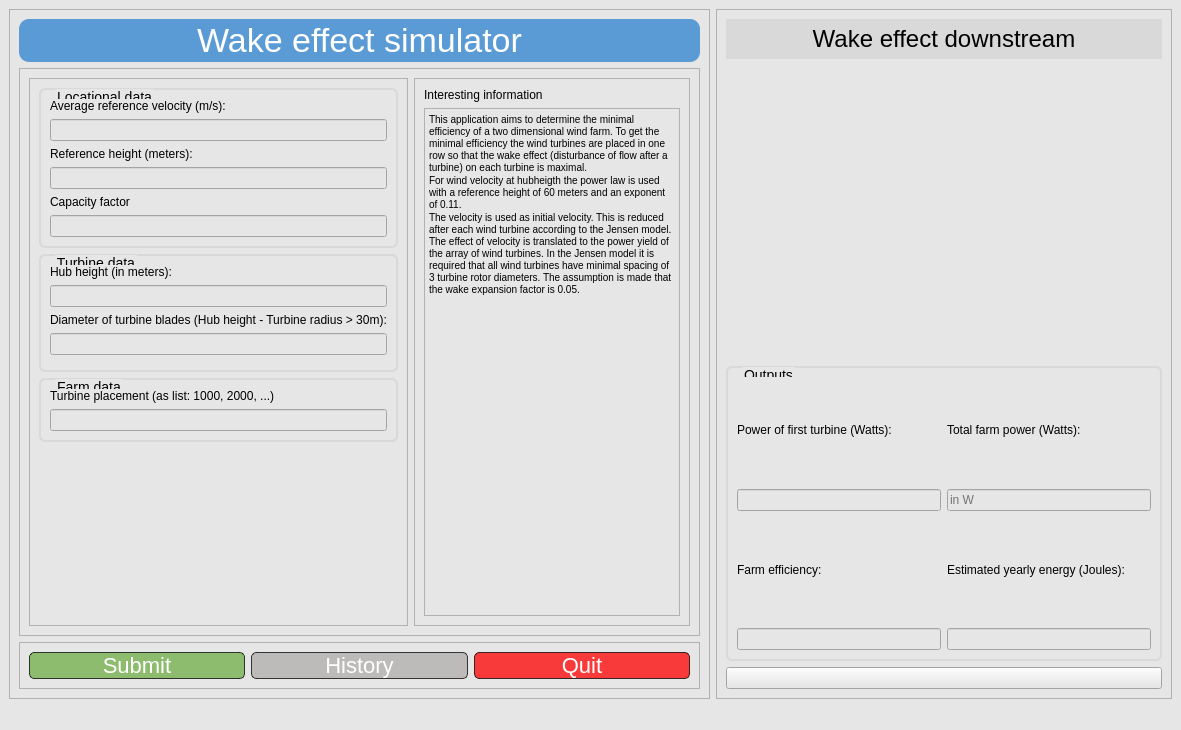
<?xml version="1.0" encoding="UTF-8"?>
<ui version="4.0">
 <class>MainWindow</class>
 <widget class="QMainWindow" name="MainWindow">
  <property name="geometry">
   <rect>
    <x>0</x>
    <y>0</y>
    <width>1181</width>
    <height>730</height>
   </rect>
  </property>
  <property name="windowTitle">
   <string>MainWindow</string>
  </property>
  <property name="styleSheet">
   <string notr="true">background-color: rgb(231, 230, 230);
border-color: rgb(0, 0, 0);</string>
  </property>
  <widget class="QWidget" name="centralwidget">
   <layout class="QHBoxLayout" name="horizontalLayout">
    <item>
     <widget class="QFrame" name="frame">
      <property name="styleSheet">
       <string notr="true">width: 50%;</string>
      </property>
      <property name="frameShape">
       <enum>QFrame::StyledPanel</enum>
      </property>
      <property name="frameShadow">
       <enum>QFrame::Raised</enum>
      </property>
      <layout class="QVBoxLayout" name="verticalLayout">
       <item>
        <widget class="QLabel" name="label">
         <property name="enabled">
          <bool>true</bool>
         </property>
         <property name="maximumSize">
          <size>
           <width>16777215</width>
           <height>60</height>
          </size>
         </property>
         <property name="font">
          <font>
           <family>Leelawadee UI</family>
           <pointsize>-1</pointsize>
           <weight>50</weight>
           <italic>false</italic>
           <bold>false</bold>
          </font>
         </property>
         <property name="cursor">
          <cursorShape>ArrowCursor</cursorShape>
         </property>
         <property name="styleSheet">
          <string notr="true">background-color: rgb(91, 155, 213);
color: rgb(255, 255, 255);
border-radius: 10px;
font: 34px;
padding: 2px;

</string>
         </property>
         <property name="text">
          <string>Wake effect simulator</string>
         </property>
         <property name="alignment">
          <set>Qt::AlignCenter</set>
         </property>
        </widget>
       </item>
       <item>
        <widget class="QFrame" name="frame_4">
         <property name="frameShape">
          <enum>QFrame::StyledPanel</enum>
         </property>
         <property name="frameShadow">
          <enum>QFrame::Raised</enum>
         </property>
         <layout class="QHBoxLayout" name="horizontalLayout_3">
          <item>
           <widget class="QFrame" name="frame_6">
            <property name="minimumSize">
             <size>
              <width>0</width>
              <height>0</height>
             </size>
            </property>
            <property name="maximumSize">
             <size>
              <width>16777215</width>
              <height>16777215</height>
             </size>
            </property>
            <property name="frameShape">
             <enum>QFrame::StyledPanel</enum>
            </property>
            <property name="frameShadow">
             <enum>QFrame::Raised</enum>
            </property>
            <layout class="QVBoxLayout" name="verticalLayout_2">
             <item>
              <widget class="QGroupBox" name="groupBox">
               <property name="styleSheet">
                <string notr="true">QGroupBox {
	border: 2px solid  rgb(217, 217, 217);
	border-radius: 6px;
	background: rgba(0, 0, 0, 0);
	margin: 0.5em;
	font: 14px Leelawadee UI;
}

QGroupBox::title {
	subcontrol-origin: margin;
	top: 1px;
    left: 16px;
	color: rgb(0, 0, 0);
}</string>
               </property>
               <property name="title">
                <string>Locational data</string>
               </property>
               <layout class="QVBoxLayout" name="verticalLayout_5">
                <item>
                 <widget class="QLabel" name="label_2">
                  <property name="maximumSize">
                   <size>
                    <width>16777215</width>
                    <height>20</height>
                   </size>
                  </property>
                  <property name="styleSheet">
                   <string notr="true">font: 12px Leelawadee UI;</string>
                  </property>
                  <property name="text">
                   <string>Average reference velocity (m/s):</string>
                  </property>
                 </widget>
                </item>
                <item>
                 <widget class="QLineEdit" name="v_ref"/>
                </item>
                <item>
                 <widget class="QLabel" name="label_7">
                  <property name="text">
                   <string>Reference height (meters):</string>
                  </property>
                 </widget>
                </item>
                <item>
                 <widget class="QLineEdit" name="h_ref"/>
                </item>
                <item>
                 <widget class="QLabel" name="label_13">
                  <property name="text">
                   <string>Capacity factor</string>
                  </property>
                 </widget>
                </item>
                <item>
                 <widget class="QLineEdit" name="C_f"/>
                </item>
               </layout>
              </widget>
             </item>
             <item>
              <widget class="QGroupBox" name="groupBox_2">
               <property name="styleSheet">
                <string notr="true">QGroupBox {
	border: 2px solid  rgb(217, 217, 217);
	border-radius: 6px;
	background: rgba(0, 0, 0, 0);
	margin: 0.5em;
	font: 14px Leelawadee UI;
}

QGroupBox::title {
	subcontrol-origin: margin;
	top: 1px;
    left: 16px;
	color: rgb(0, 0, 0);
}</string>
               </property>
               <property name="title">
                <string>Turbine data</string>
               </property>
               <layout class="QVBoxLayout" name="verticalLayout_6">
                <item>
                 <widget class="QLabel" name="label_4">
                  <property name="styleSheet">
                   <string notr="true">font: 12px Leelawadee UI;
</string>
                  </property>
                  <property name="text">
                   <string>Hub height (in meters):</string>
                  </property>
                 </widget>
                </item>
                <item>
                 <widget class="QLineEdit" name="hub_height"/>
                </item>
                <item>
                 <widget class="QLabel" name="label_6">
                  <property name="styleSheet">
                   <string notr="true">font: 12px Leelawadee UI;</string>
                  </property>
                  <property name="text">
                   <string>Diameter of turbine blades (Hub height - Turbine radius &gt; 30m):</string>
                  </property>
                 </widget>
                </item>
                <item>
                 <widget class="QLineEdit" name="diameter">
                  <property name="enabled">
                   <bool>true</bool>
                  </property>
                 </widget>
                </item>
                <item>
                 <widget class="QSlider" name="horizontalSlider">
                  <property name="orientation">
                   <enum>Qt::Horizontal</enum>
                  </property>
                 </widget>
                </item>
               </layout>
              </widget>
             </item>
             <item>
              <widget class="QGroupBox" name="groupBox_3">
               <property name="styleSheet">
                <string notr="true">QGroupBox {
	border: 2px solid  rgb(217, 217, 217);
	border-radius: 6px;
	background: rgba(0, 0, 0, 0);
	margin: 0.5em;
	font: 14px Leelawadee UI;
}

QGroupBox::title {
	subcontrol-origin: margin;
	top: 1px;
    left: 16px;
	color: rgb(0, 0, 0);
}</string>
               </property>
               <property name="title">
                <string>Farm data</string>
               </property>
               <layout class="QVBoxLayout" name="verticalLayout_7">
                <item>
                 <widget class="QLabel" name="label_8">
                  <property name="styleSheet">
                   <string notr="true">font: 12px Leelawadee UI;</string>
                  </property>
                  <property name="text">
                   <string>Turbine placement (as list: 1000, 2000, ...)</string>
                  </property>
                 </widget>
                </item>
                <item>
                 <widget class="QLineEdit" name="turbine_placement"/>
                </item>
               </layout>
              </widget>
             </item>
             <item>
              <spacer name="verticalSpacer">
               <property name="orientation">
                <enum>Qt::Vertical</enum>
               </property>
               <property name="sizeHint" stdset="0">
                <size>
                 <width>20</width>
                 <height>40</height>
                </size>
               </property>
              </spacer>
             </item>
            </layout>
           </widget>
          </item>
          <item>
           <widget class="QFrame" name="frame_7">
            <property name="frameShape">
             <enum>QFrame::StyledPanel</enum>
            </property>
            <property name="frameShadow">
             <enum>QFrame::Raised</enum>
            </property>
            <layout class="QVBoxLayout" name="verticalLayout_4">
             <item>
              <widget class="QLabel" name="label_3">
               <property name="styleSheet">
                <string notr="true">font: 12px Leelawadee UI;</string>
               </property>
               <property name="text">
                <string>Interesting information</string>
               </property>
              </widget>
             </item>
             <item>
              <widget class="QTextBrowser" name="textBrowser">
               <property name="html">
                <string>&lt;!DOCTYPE HTML PUBLIC &quot;-//W3C//DTD HTML 4.0//EN&quot; &quot;http://www.w3.org/TR/REC-html40/strict.dtd&quot;&gt;
&lt;html&gt;&lt;head&gt;&lt;meta name=&quot;qrichtext&quot; content=&quot;1&quot; /&gt;&lt;style type=&quot;text/css&quot;&gt;
p, li { white-space: pre-wrap; }
&lt;/style&gt;&lt;/head&gt;&lt;body style=&quot; font-family:'MS Shell Dlg 2'; font-size:7.8pt; font-weight:400; font-style:normal;&quot;&gt;
&lt;p style=&quot; margin-top:0px; margin-bottom:0px; margin-left:0px; margin-right:0px; -qt-block-indent:0; text-indent:0px;&quot;&gt;This application aims to determine the minimal efficiency of a two dimensional wind farm. To get the minimal efficiency the wind turbines are placed in one row so that the wake effect (disturbance of flow after a turbine) on each turbine is maximal. &lt;/p&gt;
&lt;p style=&quot; margin-top:0px; margin-bottom:0px; margin-left:0px; margin-right:0px; -qt-block-indent:0; text-indent:0px;&quot;&gt;For wind velocity at hubheigth the power law is used with a reference height of 60 meters and an exponent of 0.11. &lt;/p&gt;
&lt;p style=&quot; margin-top:0px; margin-bottom:0px; margin-left:0px; margin-right:0px; -qt-block-indent:0; text-indent:0px;&quot;&gt;The velocity is used as initial velocity. This is reduced after each wind turbine according to the Jensen model. The effect of velocity is translated to the power yield of the array of wind turbines. In the Jensen model it is required that all wind turbines have minimal spacing of 3 turbine rotor diameters. The assumption is made that the wake expansion factor is 0.05.&lt;/p&gt;&lt;/body&gt;&lt;/html&gt;</string>
               </property>
              </widget>
             </item>
            </layout>
           </widget>
          </item>
         </layout>
        </widget>
       </item>
       <item>
        <widget class="QFrame" name="frame_3">
         <property name="maximumSize">
          <size>
           <width>16777215</width>
           <height>60</height>
          </size>
         </property>
         <property name="frameShape">
          <enum>QFrame::StyledPanel</enum>
         </property>
         <property name="frameShadow">
          <enum>QFrame::Raised</enum>
         </property>
         <layout class="QHBoxLayout" name="horizontalLayout_2">
          <item>
           <widget class="QPushButton" name="pushButton">
            <property name="font">
             <font>
              <family>Leelawadee UI</family>
              <pointsize>-1</pointsize>
              <weight>50</weight>
              <italic>false</italic>
              <bold>false</bold>
             </font>
            </property>
            <property name="cursor">
             <cursorShape>PointingHandCursor</cursorShape>
            </property>
            <property name="styleSheet">
             <string notr="true">QPushButton{
font: 22px;
border-radius: 5px;
background-color: rgb(112, 173, 71, 0.75);
color: rgba(255, 255, 255);
border-style: outset;
border-color: rgba(0, 0, 0, 0.75);
border-width: 1px;
}
QPushButton:pressed {
border-style: inset;
background-color: rgba(112, 173, 71,1);
}
QPushButton:hover {
border-style: inset;
background-color:  rgba(112, 173, 71, 0.5);
}</string>
            </property>
            <property name="text">
             <string>Submit</string>
            </property>
           </widget>
          </item>
          <item>
           <widget class="QPushButton" name="pushButton_2">
            <property name="font">
             <font>
              <family>Leelawadee UI</family>
              <pointsize>-1</pointsize>
              <weight>50</weight>
              <italic>false</italic>
              <bold>false</bold>
             </font>
            </property>
            <property name="cursor">
             <cursorShape>PointingHandCursor</cursorShape>
            </property>
            <property name="styleSheet">
             <string notr="true">QPushButton{
font: 22px;
border-radius: 5px;
background-color: rgba(175, 171, 171, 0.75);
color: rgb(255, 255, 255);
border-style: outset;
border-color: rgba(0, 0, 0, 0.75);
border-width: 1px;
}
QPushButton:pressed {
border-style: inset;
background-color:  rgba(175, 171, 171, 1);
}
QPushButton:hover {
border-style: inset;
background-color:  rgba(175, 171, 171, 0.5);
}</string>
            </property>
            <property name="text">
             <string>History</string>
            </property>
           </widget>
          </item>
          <item>
           <widget class="QPushButton" name="pushButton_3">
            <property name="font">
             <font>
              <family>Leelawadee UI</family>
              <pointsize>-1</pointsize>
              <weight>50</weight>
              <italic>false</italic>
              <bold>false</bold>
             </font>
            </property>
            <property name="cursor">
             <cursorShape>PointingHandCursor</cursorShape>
            </property>
            <property name="styleSheet">
             <string notr="true">QPushButton{
font: 22px;
border-radius: 5px;
background-color: rgba(255, 0, 0, 0.75);
color: rgb(255, 255, 255);
border-style: outset;
border-color: rgba(0, 0, 0, 0.75);
border-width: 1px;
}
QPushButton:pressed {
border-style: inset;
background-color:  rgba(255, 0, 0, 0.1);
}
QPushButton:hover {
border-style: inset;
background-color:  rgba(255, 0, 0, 0.5);
}</string>
            </property>
            <property name="text">
             <string>Quit</string>
            </property>
           </widget>
          </item>
         </layout>
        </widget>
       </item>
      </layout>
     </widget>
    </item>
    <item>
     <widget class="QFrame" name="frame_2">
      <property name="minimumSize">
       <size>
        <width>0</width>
        <height>0</height>
       </size>
      </property>
      <property name="styleSheet">
       <string notr="true">width: 50%;</string>
      </property>
      <property name="frameShape">
       <enum>QFrame::StyledPanel</enum>
      </property>
      <property name="frameShadow">
       <enum>QFrame::Raised</enum>
      </property>
      <layout class="QVBoxLayout" name="verticalLayout_3">
       <item>
        <widget class="QLabel" name="label_5">
         <property name="maximumSize">
          <size>
           <width>16777215</width>
           <height>40</height>
          </size>
         </property>
         <property name="font">
          <font>
           <family>Leelawadee UI</family>
           <pointsize>-1</pointsize>
           <weight>50</weight>
           <italic>false</italic>
           <bold>false</bold>
          </font>
         </property>
         <property name="styleSheet">
          <string notr="true">color: rgb(0, 0, 0);
background-color: rgb(217, 217, 217);
font: 24px;
padding: 2px;</string>
         </property>
         <property name="text">
          <string>Wake effect downstream</string>
         </property>
         <property name="alignment">
          <set>Qt::AlignCenter</set>
         </property>
        </widget>
       </item>
       <item>
        <widget class="QWidget" name="widget" native="true"/>
       </item>
       <item>
        <widget class="QGroupBox" name="groupBox_4">
         <property name="styleSheet">
          <string notr="true">QGroupBox {
	border: 2px solid  rgb(217, 217, 217);
	border-radius: 6px;
	background: rgba(0, 0, 0, 0);
	margin: 0.5em;
	font: 14px Leelawadee UI;
}

QGroupBox::title {
	subcontrol-origin: margin;
	top: 1px;
    left: 16px;
	color: rgb(0, 0, 0);
}</string>
         </property>
         <property name="title">
          <string>Outputs</string>
         </property>
         <layout class="QGridLayout" name="gridLayout">
          <item row="2" column="0">
           <widget class="QLineEdit" name="power_first_turbine">
            <property name="acceptDrops">
             <bool>true</bool>
            </property>
            <property name="readOnly">
             <bool>true</bool>
            </property>
           </widget>
          </item>
          <item row="3" column="0">
           <widget class="QLabel" name="label_11">
            <property name="styleSheet">
             <string notr="true">font: 12px Leelawadee UI;</string>
            </property>
            <property name="text">
             <string>Farm efficiency:</string>
            </property>
           </widget>
          </item>
          <item row="2" column="1">
           <widget class="QLineEdit" name="farm_power">
            <property name="readOnly">
             <bool>true</bool>
            </property>
            <property name="placeholderText">
             <string>in W</string>
            </property>
           </widget>
          </item>
          <item row="0" column="0">
           <widget class="QLabel" name="label_9">
            <property name="styleSheet">
             <string notr="true">font: 12px Leelawadee UI;</string>
            </property>
            <property name="text">
             <string>Power of first turbine (Watts):</string>
            </property>
           </widget>
          </item>
          <item row="0" column="1">
           <widget class="QLabel" name="label_10">
            <property name="styleSheet">
             <string notr="true">font: 12px Leelawadee UI;</string>
            </property>
            <property name="text">
             <string>Total farm power (Watts):</string>
            </property>
           </widget>
          </item>
          <item row="3" column="1">
           <widget class="QLabel" name="label_12">
            <property name="styleSheet">
             <string notr="true">font: 12px Leelawadee UI;</string>
            </property>
            <property name="text">
             <string>Estimated yearly energy (Joules):</string>
            </property>
           </widget>
          </item>
          <item row="4" column="1">
           <widget class="QLineEdit" name="energy_yield_yr">
            <property name="readOnly">
             <bool>true</bool>
            </property>
           </widget>
          </item>
          <item row="4" column="0">
           <widget class="QLineEdit" name="farm_eff">
            <property name="readOnly">
             <bool>true</bool>
            </property>
           </widget>
          </item>
         </layout>
        </widget>
       </item>
       <item>
        <widget class="QPushButton" name="pushButton_4">
         <property name="cursor">
          <cursorShape>PointingHandCursor</cursorShape>
         </property>
         <property name="layoutDirection">
          <enum>Qt::RightToLeft</enum>
         </property>
         <property name="styleSheet">
          <string notr="true">qproperty-icon:url(:/GitHub/images/github_PNG15.png);
color: rgb(0, 255, 127);</string>
         </property>
         <property name="text">
          <string/>
         </property>
         <property name="iconSize">
          <size>
           <width>100</width>
           <height>30</height>
          </size>
         </property>
         <property name="default">
          <bool>false</bool>
         </property>
        </widget>
       </item>
      </layout>
     </widget>
    </item>
   </layout>
  </widget>
  <widget class="QMenuBar" name="menubar">
   <property name="geometry">
    <rect>
     <x>0</x>
     <y>0</y>
     <width>1181</width>
     <height>26</height>
    </rect>
   </property>
  </widget>
  <widget class="QStatusBar" name="statusbar"/>
 </widget>
 <resources>
  <include location="../resources.qrc"/>
 </resources>
 <connections/>
</ui>
